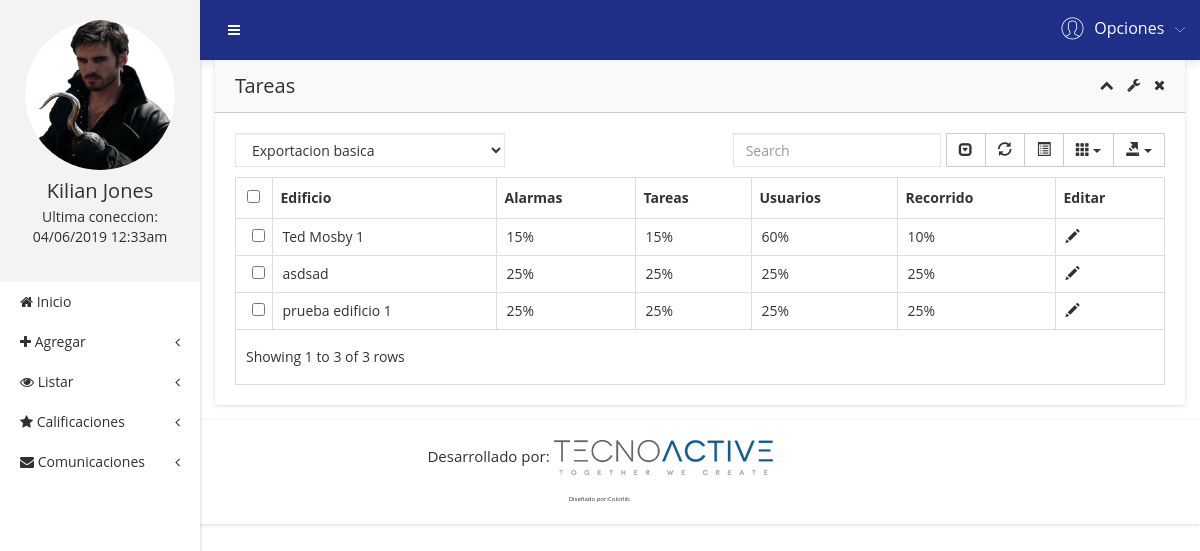
The page /?c=Usuario&a=VerPorcentajes (signed in) on the database as committed earlier.
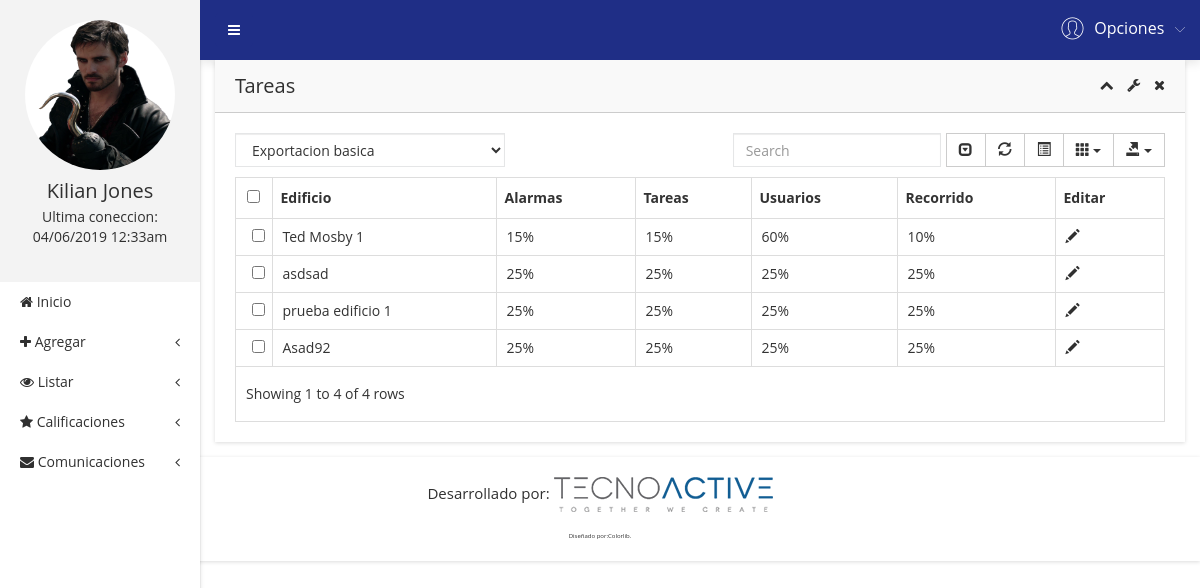
The same page on the database as committed later.
### tables this page shows
CREATE TABLE `porcalificaciones` (
  `idPorc` int(11) NOT NULL AUTO_INCREMENT,
  `idEdificio` int(11) NOT NULL,
  `porcAlarmas` int(11) DEFAULT '25',
  `porcTareas` int(11) DEFAULT '25',
  `porcUsuarios` int(11) DEFAULT '25',
  `porcRecorrido` int(11) DEFAULT '25',
  PRIMARY KEY (`idPorc`)
);

CREATE TABLE `edificio` (
  `idEdificio` int(6) NOT NULL AUTO_INCREMENT,
  `idComunidad` int(6) NOT NULL,
  `direccionEdificio` varchar(200) NOT NULL,
  `numeroPisos` int(6) NOT NULL,
  `nombreEdificio` varchar(255) DEFAULT NULL,
  PRIMARY KEY (`idEdificio`)
);

### controller/usuario.controller.php (called while the page is built, shortened)
<?php
require_once 'model/porCalificaciones.php';
class UsuarioController
{
    public function VerPorcentajes()
    {
      $p = new PorCalificaciones();
      require_once 'view/header.php';
      require_once 'view/listarPorcentajes.php';
      require_once 'view/footer.php';
    }
}
 ?>

### model/database.php (called while the page is built, shortened)
<?php
class Database
{
	public static function Conn()
	{
		$conn = new PDO('mysql:host=localhost;dbname=awake','root','',array(PDO::MYSQL_ATTR_INIT_COMMAND=>'SET NAMES \'UTF8\''));
		$conn -> setAttribute(PDO::ATTR_ERRMODE,PDO::ERRMODE_EXCEPTION);
		return $conn;
	}
}
?>

### model/porCalificaciones.php (called while the page is built, shortened)
<?php
class PorCalificaciones
{
  private $conn;
  public function __CONSTRUCT()
   {
       try
       {
         $this->conn = Database::Conn();
       }
       catch(Exception $e)
       {
         die($e->getMessage());
       }
   }
   public function listar()
   {
      $sql = $this->conn->prepare("SELECT * FROM porcalificaciones JOIN edificio using(idEdificio)");
      $sql->execute();
      return $sql->fetchAll(PDO::FETCH_OBJ);
   }
}
 ?>

### view/listarPorcentajes.php (the view, shortened to what this page needs)
<div class="admin-dashone-data-table-area">
    <div class="container-fluid">
        <div class="row">
            <div class="col-lg-12">
                <div class="sparkline8-list shadow-reset">
                    <div class="sparkline8-hd">
                        <div class="main-sparkline8-hd">
                            <h1>Tareas</h1>
                            <div class="sparkline8-outline-icon">
                                <span class="sparkline8-collapse-link"><i class="fa fa-chevron-up"></i></span>
                                <span><i class="fa fa-wrench"></i></span>
                                <span class="sparkline8-collapse-close"><i class="fa fa-times"></i></span>
                            </div>
                        </div>
                    </div>
                    <div class="sparkline8-graph">
                        <div class="datatable-dashv1-list custom-datatable-overright">
                            <div id="toolbar">
                                <select class="form-control">
                                    <option value="">Exportacion basica</option>
                                </select>
                            </div>
                            <table id="table" data-toggle="table" data-pagination="true" data-search="true" data-show-columns="true" data-show-pagination-switch="true" data-show-refresh="true" data-key-events="true" data-show-toggle="true" data-resizable="true" data-cookie="true" data-cookie-id-table="saveId" data-show-export="true" data-click-to-select="true" data-toolbar="#toolbar">
                                <thead>
                                    <tr>
                                        <th data-field="Edificio" data-editable="true">Edificio</th>
                                        <th data-field="Alarmas" data-editable="true">Alarmas</th>
                                        <th data-field="Tareas" data-editable="true">Tareas</th>
                                        <th data-field="Usuarios" data-editable="true">Usuarios</th>
                                        <th data-field="Recorrido" data-editable="true">Recorrido</th>
                                        <th data-field="Editar" data-editable="true">Editar</th>
                                    </tr>
                                </thead>
                                <tbody>
                                    <?php foreach ($p->listar() as $row): ?>
                                      <tr>
                                        <td><?php echo $row->direccionEdificio ?></td>
                                        <td><?php echo $row->porcAlarmas.'%' ?></td>
                                        <td><?php echo $row->porcTareas.'%' ?></td>
                                        <td><?php echo $row->porcUsuarios.'%' ?></td>
                                        <td><?php echo $row->porcRecorrido.'%' ?></td>
                                      <td class="centrado"><a href="?c=Usuario&a=AsignarPorcentajes&id=<?php echo $row->idEdificio ?>"<span class="glyphicon glyphicon-pencil"></span></a></td>
                                      </tr>
                                    <?php endforeach; ?>
                                </tbody>
                            </table>
                        </div>
                    </div>
                </div>
            </div>
        </div>
    </div>
</div>
</div>
</div>

Rows that differ between the two databases and show on the page:
added porcalificaciones: idEdificio.direccionEdificio "Asad92", porcAlarmas "25", porcTareas "25", porcUsuarios "25", porcRecorrido "25"
Other text that changed with them:
text written by a page script: "Showing 1 to 3 of 3 rows" → "Showing 1 to 4 of 4 rows"
